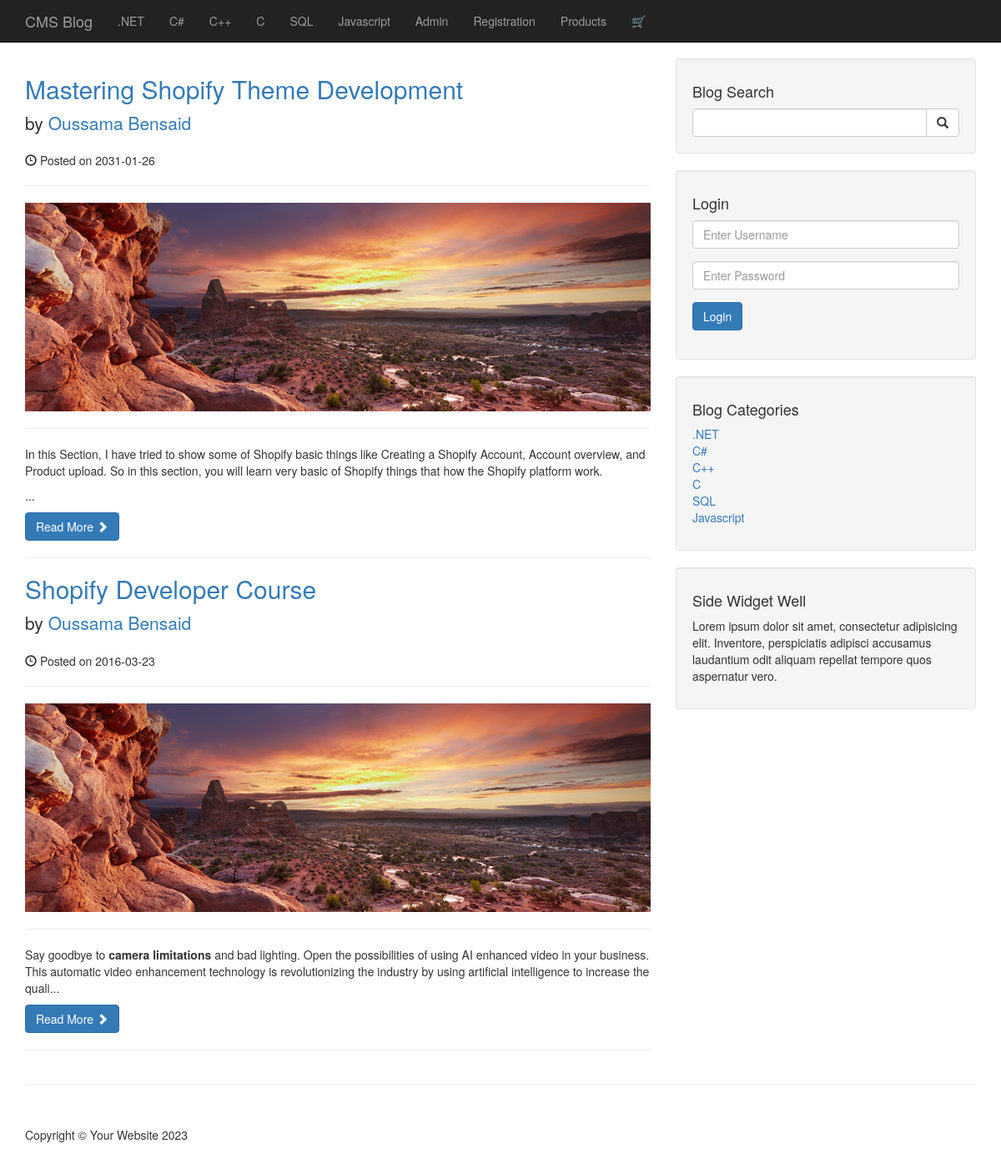
The app's page /category.php?category=11 with its own data.
### tables this page shows
CREATE TABLE `categories` (
  `cat_id` int(3) NOT NULL,
  `cat_title` varchar(255) NOT NULL
);

CREATE TABLE `posts` (
  `post_id` int(3) NOT NULL,
  `post_category_id` int(11) NOT NULL,
  `post_title` varchar(255) NOT NULL,
  `post_author` varchar(255) NOT NULL,
  `post_date` date NOT NULL,
  `post_image` text NOT NULL,
  `post_content` text NOT NULL,
  `post_tags` varchar(255) NOT NULL,
  `post_comment_count` int(11) NOT NULL,
  `post_status` varchar(255) NOT NULL DEFAULT 'draft'
);

### category.php (the view, shortened to what this page needs)
<?php
include "includes/header.php";
include "includes/navigation.php";
?>
<div class="container">
    <div class="row">
        <div class="col-md-8">
            <?php
            if (isset($_GET["category"])) {
                $category_id = $_GET["category"];
            }
            $query = "SELECT * FROM posts WHERE post_category_id = $category_id";
            $fetch_data = mysqli_query($connection, $query);
            while ($Row = mysqli_fetch_assoc($fetch_data)) {
                $post_id = $Row['post_id'];
                $post_title = $Row['post_title'];
                $post_author = $Row['post_author'];
                $post_date = $Row['post_date'];
                $post_image = $Row['post_image'];
                $post_content = substr($Row['post_content'], 0, 270) . "...";
                ?>
                <h2>
                    <a href="post.php?p_id=<?php echo $post_id ?>"><?php echo $post_title ?></a>
                </h2>
                <p class="lead">
                    by <a href="index.php"><?php echo $post_author ?></a>
                </p>
                <p><span class="glyphicon glyphicon-time"></span> Posted on <?php echo $post_date ?></p>
                <hr>
                <img class="img-responsive" src="images/<?php echo $post_image ?>" alt="">
                <hr>
                <p><?php echo $post_content ?></p>
                <a class="btn btn-primary" href="post.php?p_id=<?php echo $post_id ?>">Read More <span class="glyphicon glyphicon-chevron-right"></span></a>
                <hr>
            <?php  } ?>
        </div>
        <?php
        include "includes/sidebar.php"
        ?>
    </div>
    <hr>
    <?php
    include "includes/footer.php"
    ?>

### includes/navigation.php (shortened to what this page needs)
<nav class="navbar navbar-inverse navbar-fixed-top" role="navigation">
    <div class="container">
        <div class="navbar-header">
            <a class="navbar-brand" href="index.php">CMS Blog</a>
        </div>
        <div class="collapse navbar-collapse" id="bs-example-navbar-collapse-1">
            <ul class="nav navbar-nav">
                <?php
                $query = "SELECT * FROM categories";
                $fetch_data = mysqli_query($connection, $query);
                while ($Row = mysqli_fetch_assoc($fetch_data)) {
                    $cat_title = $Row['cat_title'];
                    $cat_id = $Row['cat_id'];
                    echo "<li><a href='category.php?category=$cat_id'>$cat_title</a></li>";
                }
                ?>
                <li><a href='admin'>Admin</a></li>
                <li><a href='registration.php'>Registration</a></li>
                <li><a href='products.php'>Products</a></li>
                <li><a href='cart.php' title="Shopping Cart">🛒<i class="fa fa-shopping-cart"></i></a></li>
            </ul>
        </div>
    </div>
</nav>

### includes/sidebar.php
<div class="col-md-4">
    <div class="well">
        <h4>Blog Search</h4>
        <form action="search.php" method="POST">
            <div class="input-group">
                <input type="text" name="search" class="form-control">
                <span class="input-group-btn">
                    <button class="btn btn-default" type="submit" name="submit">
                        <span class="glyphicon glyphicon-search"></span>
                    </button>
                </span>
            </div>
        </form>
    </div>
    <div class="well">
        <h4>Login</h4>
        <form action="includes/login.php" method="POST">
            <div class="form-group">
                <input type="text" name="username" class="form-control" placeholder="Enter Username">
            </div>
            <div class="form-group">
                <input type="password" name="password" class="form-control" placeholder="Enter Password">
            </div>
            <div class="form-group">
                <button class="btn btn-primary" type="submit" name="login">
                    Login
                </button>
            </div>
        </form>
    </div>
    <div class="well">
        <h4>Blog Categories</h4>
        <div class="row">
            <div class="col-lg-12">
                <ul class="list-unstyled">
                    <?php
                    $query = "SELECT * FROM categories LIMIT 7";
                    $fetch_data = mysqli_query($connection, $query);
                    while ($Row = mysqli_fetch_assoc($fetch_data)) {
                        $cat_title = $Row['cat_title'];
                        $cat_id = $Row['cat_id'];
                        echo "<li><a href='category.php?category=$cat_id'>$cat_title</a></li>";
                    }
                    ?>
                </ul>
            </div>
        </div>
    </div>
    <?php
    include "widget.php";
    ?>
</div>

### css/blog-home.css (style rules this page uses)
body { padding-top: 70px; }

### records on screen
categories: cat_title ".NET"
categories: cat_title "C#"
categories: cat_title "C++"
categories: cat_title "C"
categories: cat_title "SQL"
categories: cat_title "Javascript"
posts: post_title "Mastering Shopify Theme Development", post_author "Oussama Bensaid", post_date "2031-01-26", post_image (picture), post_content "In this Section, I have tried to show some of Shopify basic things like Creating a Shopify Account, Account overview, and Product upload. So in this section, you will learn very basic of Shopify things that how the Shopify platform work. ..."
posts: post_title "Shopify Developer Course", post_author "Oussama Bensaid", post_date "2016-03-23", post_image (picture), post_content "Say goodbye to camera limitations and bad lighting. Open the possibilities of using AI enhanced video in your business. This automatic video enhancement technology is revolutionizing the industry by using artificial intelligence to increase the quali..."
